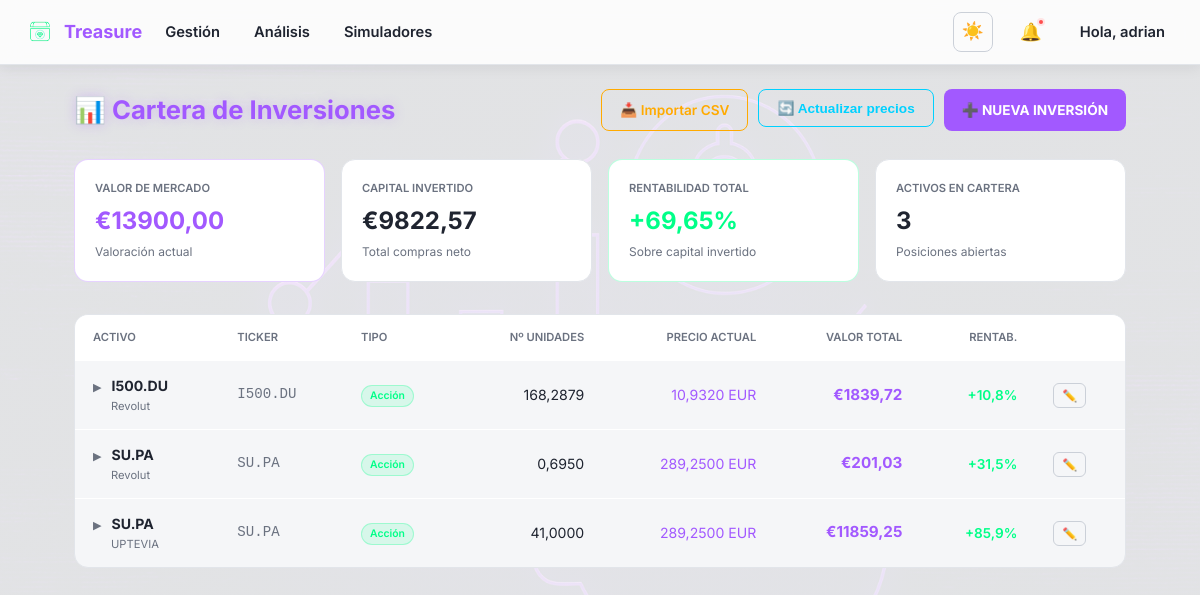
The page /finanzas/inversiones/ (signed in) on the database its author committed.
### finanzas/models.py (models this page shows, shortened)
class Inversion(models.Model):
    usuario = models.ForeignKey(User, on_delete=models.CASCADE)
    nombre = models.CharField(max_length=100)
    ticker = models.CharField(max_length=20, blank=True, null=True)
    tipo = models.CharField(max_length=30, choices=TIPOS_INVERSION)
    moneda = models.CharField(max_length=10, default="EUR")
    plataforma = models.CharField(max_length=100, blank=True, null=True)
    cantidad_actual = models.DecimalField(
        max_digits=20, decimal_places=8, default=0,
        help_text="Cantidad actual de activos"
    )
    actualizable = models.BooleanField(
        default=True,
        help_text="Si está marcado, se actualizará el valor automáticamente vía API"
    )
    fondo = models.ForeignKey(
        'FondoFamiliar', on_delete=models.SET_NULL,
        null=True, blank=True, related_name='inversiones',
        help_text="Fondo de inversión al que pertenece este activo.",
    )
    fecha_creacion = models.DateField(auto_now_add=True)
    @property
    def valor_total_actual(self):
        try:
            valor_unitario = self.valor_actual.valor_unitario
        except AttributeError:
            return 0
        return round(valor_unitario * self.total_activos, 2)
    @property
    def total_activos(self):
        return self.movimientos.aggregate(
            total=models.Sum(
                models.Case(
                    models.When(tipo='COMPRA', then='cantidad'),
                    models.When(tipo='VENTA', then=-1 * models.F('cantidad')),
                    default=0,
                    output_field=models.DecimalField()
                )
            )
        )['total'] or 0
    @property
    def valor_aportado(self):
        return self.movimientos.filter(tipo='COMPRA').aggregate(
            total=models.Sum(models.F('cantidad') * models.F('precio_unitario'))
        )['total'] or 0
    @property
    def precio_medio_compra(self):
        result = self.movimientos.filter(tipo='COMPRA').aggregate(
            total_invertido=models.Sum(models.F('cantidad') * models.F('precio_unitario')),
            total_unidades=models.Sum('cantidad')
        )
        total_unidades = result['total_unidades'] or Decimal('0')
        total_invertido = result['total_invertido'] or Decimal('0')
        if total_unidades > 0:
            return round(total_invertido / total_unidades, 8)
        return Decimal('0')
    @property
    def coste_base_actual(self):
        return round(self.total_activos * self.precio_medio_compra, 2)
    @property
    def rentabilidad_latente_pct(self):
        base = self.coste_base_actual
        if base > 0:
            return round(float((self.valor_total_actual - base) / base * 100), 2)
        return None
    @property
    def ganancia_realizada(self):
        movimientos = list(self.movimientos.filter(
            tipo__in=['COMPRA', 'VENTA']
        ).order_by('fecha', 'id'))
        total_invertido = Decimal('0')
        total_unidades = Decimal('0')
        ganancia = Decimal('0')
        for m in movimientos:
            if m.tipo == 'COMPRA':
                total_invertido += m.cantidad * m.precio_unitario
                total_unidades += m.cantidad
            else:
                pmc = round(total_invertido / total_unidades, 8) if total_unidades > 0 else Decimal('0')
                ganancia += (m.precio_unitario - pmc) * m.cantidad - m.comision
        return round(ganancia, 2)

class ValorActualInversion(models.Model):
    inversion = models.OneToOneField(Inversion, on_delete=models.CASCADE, related_name='valor_actual')
    valor_unitario = models.DecimalField(max_digits=20, decimal_places=8)
    fecha_actualizacion = models.DateTimeField(auto_now=True)
    fuente = models.CharField(max_length=100, blank=True, null=True)

### finanzas/views.py (the view)
# urls.py: path('inversiones/', views.InversionListView.as_view(), name='listar'),
class InversionListView(LoginRequiredMixin, ListView):
    model = Inversion
    template_name = 'inversiones/inversion_list.html'
    context_object_name = 'inversiones'
    def get_queryset(self):
        return Inversion.objects.filter(usuario=self.request.user)
    def get_context_data(self, **kwargs):
        context = super().get_context_data(**kwargs)
        inversiones = context['inversiones']
        inv_data = []
        for inv in inversiones:
            try:
                valor_unitario = inv.valor_actual.valor_unitario
            except AttributeError:
                valor_unitario = None
            cantidad = inv.total_activos
            valor_total = inv.valor_total_actual
            coste_base = inv.coste_base_actual
            rentabilidad = inv.rentabilidad_latente_pct
            ganancia_real = inv.ganancia_realizada
            inv_data.append({
                'inv': inv,
                'valor_unitario': valor_unitario,
                'valor_total': valor_total,
                'cantidad': cantidad,
                'coste_base': coste_base,
                'rentabilidad': rentabilidad,
                'ganancia_realizada': ganancia_real,
                'movimientos': [
                    {
                        'id': m.id,
                        'fecha': m.fecha,
                        'tipo': m.tipo,
                        'cantidad': m.cantidad,
                        'precio_unitario': m.precio_unitario,
                        'comision': m.comision,
                        'coste_total': (m.cantidad * m.precio_unitario) + m.comision,
                    }
                    for m in inv.movimientos.order_by('-fecha')
                ],
            })
        total_valor_actual = sum(d['valor_total'] for d in inv_data)
        total_coste_base = sum(d['coste_base'] for d in inv_data)
        total_aportado = sum(inv.valor_aportado for inv in inversiones)
        total_ganancia_realizada = sum(d['ganancia_realizada'] for d in inv_data)
        rentabilidad_total = 0
        if total_coste_base > 0:
            rentabilidad_total = float((total_valor_actual - total_coste_base) / total_coste_base * 100)
        context.update({
            'inv_data': inv_data,
            'total_valor_actual': total_valor_actual,
            'total_coste_base': total_coste_base,
            'total_aportado': total_aportado,
            'total_ganancia_realizada': total_ganancia_realizada,
            'rentabilidad_total': rentabilidad_total,
        })
        return context

### templates/inversiones/inversion_list.html (shortened to what this page needs)
{% extends "base.html" %}
{% block body_class %}dashboard-background{% endblock %}
{% block content %}
<div class="inv-wrap">
    <div class="inv-header">
        <h1>📊 Cartera de Inversiones</h1>
        <div style="display: flex; gap: 10px; flex-wrap: wrap;">
            <a href="{% url 'finanzas:importar_csv' %}"
               style="font-size: 0.85rem; padding: 10px 18px; background: transparent;
                      border: 1px solid #ffaa00; color: #ffaa00; border-radius: 8px;
                      text-decoration: none; font-weight: 600;">
                📥 Importar CSV
            </a>
            <form method="post" action="{% url 'finanzas:actualizar_precios' %}" style="display:inline;">
                <button type="submit"
                        style="font-size: 0.85rem; padding: 10px 18px; background: transparent;
                               border: 1px solid #00d1ff; color: #00d1ff; border-radius: 8px;
                               font-weight: 600; cursor: pointer;">
                    🔄 Actualizar precios
                </button>
            </form>
            <a href="{% url 'finanzas:crear' %}" class="btn btn-primary"
               style="font-size: 0.85rem; padding: 10px 18px;">
                ➕ Nueva inversión
            </a>
        </div>
    </div>
    <div class="inv-kpi-grid">
        <div class="inv-kpi" style="border-color: #a259ff44;">
            <div class="label">Valor de mercado</div>
            <div class="valor" style="color: #a259ff;">€{{ total_valor_actual|floatformat:2 }}</div>
            <div class="sub">Valoración actual</div>
        </div>
        <div class="inv-kpi" style="border-color: var(--border);">
            <div class="label">Capital invertido</div>
            <div class="valor" style="color: var(--text-color);">€{{ total_aportado|floatformat:2 }}</div>
            <div class="sub">Total compras neto</div>
        </div>
        <div class="inv-kpi" style="border-color: {% if rentabilidad_total >= 0 %}#00ff8844{% else %}#ff4d4d44{% endif %};">
            <div class="label">Rentabilidad total</div>
            <div class="valor {% if rentabilidad_total >= 0 %}pos{% else %}neg{% endif %}">
                {% if total_aportado > 0 %}
                    {% if rentabilidad_total >= 0 %}+{% endif %}{{ rentabilidad_total|floatformat:2 }}%
                {% else %}
                    —
                {% endif %}
            </div>
            <div class="sub">Sobre capital invertido</div>
        </div>
        <div class="inv-kpi" style="border-color: var(--border);">
            <div class="label">Activos en cartera</div>
            <div class="valor" style="color: var(--text-color);">{{ inv_data|length }}</div>
            <div class="sub">Posiciones abiertas</div>
        </div>
    </div>
    {% if inv_data %}
    <div class="inv-table-wrap">
        <table class="inv-table">
            <thead>
                <tr>
                    <th>Activo</th>
                    <th>Ticker</th>
                    <th>Tipo</th>
                    <th class="right">Nº unidades</th>
                    <th class="right">Precio actual</th>
                    <th class="right">Valor total</th>
                    <th class="right">Rentab.</th>
                    <th></th>
                </tr>
            </thead>
            <tbody>
                {% for item in inv_data %}
                <tr class="activo-row" onclick="toggleHistorico({{ forloop.counter }})"
                    id="fila-{{ forloop.counter }}">
                    <td>
                        <span class="chevron-ico">▶</span>
                        <strong style="color: var(--text-color);">{{ item.inv.nombre }}</strong>
                        {% if item.inv.plataforma %}
                        <div style="font-size: 0.7rem; color: var(--muted); margin-top: 2px; padding-left: 18px;">
                            {{ item.inv.plataforma }}
                        </div>
                        {% endif %}
                    </td>
                    <td style="color: var(--muted); font-family: monospace;">
                        {{ item.inv.ticker|default:"—" }}
                    </td>
                    <td>
                        <span class="badge-tipo badge-{{ item.inv.tipo }}">
                            {{ item.inv.get_tipo_display }}
                        </span>
                    </td>
                    <td class="right" style="color: var(--text-color);">
                        {{ item.cantidad|floatformat:4 }}
                    </td>
                    <td class="right">
                        {% if item.valor_unitario %}
                            <span style="color: #a259ff;">
                                {{ item.valor_unitario|floatformat:4 }} {{ item.inv.moneda }}
                            </span>
                        {% else %}
                            <span style="color: var(--border-strong);">—</span>
                        {% endif %}
                    </td>
                    <td class="right">
                        {% if item.valor_total %}
                            <strong style="color: #a259ff; font-size: 0.95rem;">
                                €{{ item.valor_total|floatformat:2 }}
                            </strong>
                        {% else %}
                            <span style="color: var(--border-strong);">—</span>
                        {% endif %}
                    </td>
                    <td class="right">
                        {% if item.rentabilidad is not None %}
                            <span class="{% if item.rentabilidad >= 0 %}pos{% else %}neg{% endif %}"
                                  style="font-weight: 600; font-size: 0.85rem;">
                                {% if item.rentabilidad >= 0 %}+{% endif %}{{ item.rentabilidad|floatformat:1 }}%
                            </span>
                        {% else %}
                            <span style="color: var(--border-strong);">—</span>
                        {% endif %}
                    </td>
                    <td>
                        <a href="{% url 'finanzas:editar' item.inv.id %}"
                           onclick="event.stopPropagation()"
                           style="font-size: 0.75rem; color: var(--muted); text-decoration: none;
                                  padding: 4px 8px; border: 1px solid var(--border-strong); border-radius: 6px;">✏️</a>
                    </td>
                </tr>
                {% endfor %}
            </tbody>
        </table>
    </div>
    {% else %}
    <div class="inv-empty">
        <p>No tienes inversiones registradas todavía.</p>
        <a href="{% url 'finanzas:crear' %}" class="btn btn-primary">➕ Añadir primera inversión</a>
    </div>
    {% endif %}
</div>
{% endblock %}

### templates/base.html (shortened to what this page needs)
{% load static %}
<!DOCTYPE html>
<html lang="es">
<head>
    <link rel="stylesheet" href="{% static 'css/main.css' %}">
</head>
<body class="{% block body_class %}{% endblock %}">
    {% if request.user.is_authenticated and not hide_navbar %}
    <nav class="navbar">
        <div class="navbar-left">
            <a href="{% url 'dashboard' %}" style="display: flex; align-items: center; gap: 8px; text-decoration: none;">
                <img src="{% static 'img/logo_treasure_3.png' %}" class="nav-logo" alt="Treasure Logo">
                <span class="nav-title">Treasure</span>
            </a>
            <div class="nav-user-dropdown">
                <span class="nav-user-toggle">Gestión</span>
            </div>
            <div class="nav-user-dropdown">
                <span class="nav-user-toggle">Análisis</span>
            </div>
            <div class="nav-user-dropdown">
                <span class="nav-user-toggle">Simuladores</span>
            </div>
        </div>
        <div class="navbar-right">
            <button type="button" class="theme-toggle" aria-label="Cambiar tema" title="Cambiar tema claro/oscuro">
                <span class="icon-light" aria-hidden="true">☀️</span>
            </button>
            <div class="nav-bell-wrap">
                <button type="button" class="nav-bell" id="nav-bell-btn" aria-label="Notificaciones" title="Notificaciones">
                    🔔
                    <span class="nav-bell-dot" id="nav-bell-dot"></span>
                </button>
            </div>
            <div class="nav-user-dropdown">
                <span class="nav-user-toggle">
                    Hola, <span class="nav-username">{{ request.user.first_name|default:request.user.username }}</span>
                </span>
            </div>
        </div>
    </nav>
    {% endif %}
    {% block content %}
    {% endblock %}
</body>
</html>

### rows shown on the page
Inversion: inv.nombre "I500.DU", inv.plataforma "Revolut", inv.ticker "I500.DU", inv.tipo "Acción", cantidad "168,2879", valor_unitario "10,9320", inv.moneda "EUR", valor_total "1839,72", rentabilidad "10,8"
Inversion: inv.nombre "SU.PA", inv.plataforma "Revolut", inv.ticker "SU.PA", inv.tipo "Acción", cantidad "0,6950", valor_unitario "289,2500", inv.moneda "EUR", valor_total "201,03", rentabilidad "31,5"
Inversion: inv.nombre "SU.PA", inv.plataforma "UPTEVIA", inv.ticker "SU.PA", inv.tipo "Acción", cantidad "41,0000", valor_unitario "289,2500", inv.moneda "EUR", valor_total "11859,25", rentabilidad "85,9"

### other values the page prints
{{ request.user.first_name|default:request.user.username }} "adrian"
{{ total_valor_actual|floatformat:2 }} "13900,00"
{{ total_aportado|floatformat:2 }} "9822,57"
{{ rentabilidad_total|floatformat:2 }} "69,65"
{{ inv_data|length }} "3"
